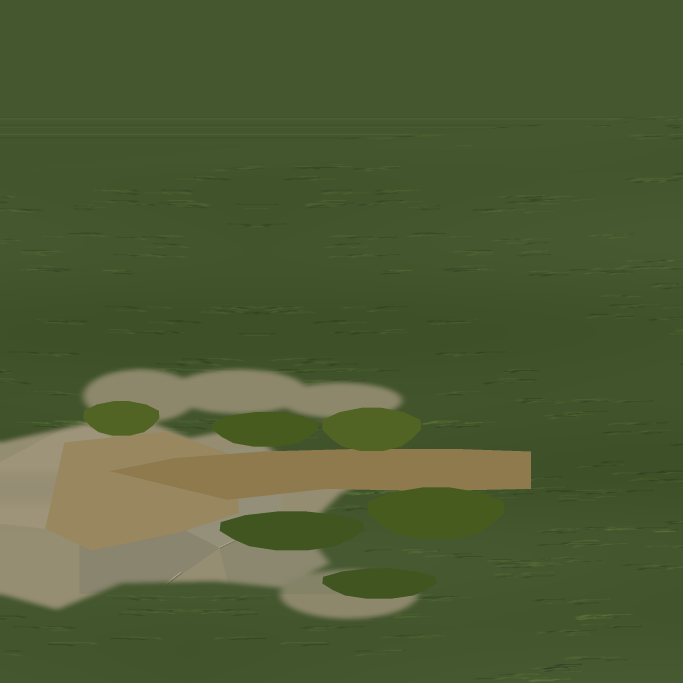
#> input picture assets/layered_island/strict_coast/floor.png, 2048 x 2048 px (shown at 1/3 size)
$ python paint_coast_recovery.py
#> lines starting #> are read from the running program, lines starting #| are printed output that depends on the picture
"""Local registered cape painting; raster artwork only, no geometry."""
from pathlib import Path
import numpy as np
from PIL import Image,ImageDraw,ImageFilter
R=Path(__file__).resolve().parents[1];O=R/'assets/layered_island/coast_recovery';N=2048
src=np.asarray(Image.open(R/'assets/layered_island/strict_coast/floor.png').convert('RGB'),dtype=float)
y,x=np.mgrid[0:N,0:N];wx=-72.5+x/(N-1)*23;wy=35-y/(N-1)*31
sx=np.where(wx<-64,-64+(wx+64)/2.15,wx);ix=np.clip(((sx+68)/18*(src.shape[1]-1)).astype(int),0,src.shape[1]-1);iy=np.clip(((35-wy)/31*(src.shape[0]-1)).astype(int),0,src.shape[0]-1);old=src[iy,ix]
#> after `old = src[iy, ix]`:
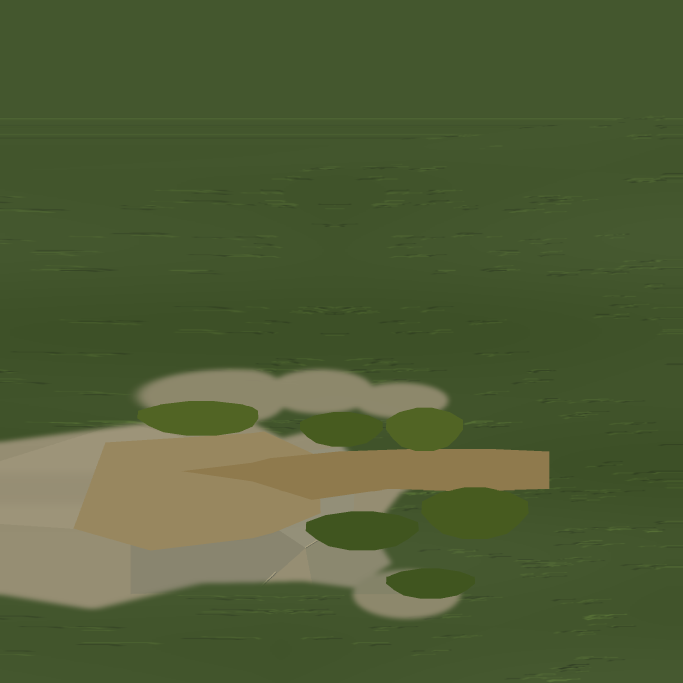
#> old: shape (2048, 2048, 3) float64 (shown at 1/3 size); mean R, G, B 79.5, 93.6, 53.2
def smooth(a,b,v):
 t=np.clip((v-a)/(b-a),0,1);return t*t*(3-2*t)
# Quiet grass around a single used clearing and the real route. The old hard
# polygon fills were only a trial painting and are replaced inside this cape.
camp=np.sqrt(((wx+65.8)/3.25)**2+((wy-13.05)/2.05)**2)
campmask=1-smooth(.80,1.1,camp+.07*np.sin(wx*2.2+wy*1.4))
def line(a,b,w):
 dx=b[0]-a[0];dy=b[1]-a[1];t=np.clip(((wx-a[0])*dx+(wy-a[1])*dy)/(dx*dx+dy*dy),0,1)
 dist=np.sqrt((wx-a[0]-t*dx)**2+(wy-a[1]-t*dy)**2)
 return 1-smooth(w*.8,w*1.3,dist+.06*np.sin(wx*3+wy*2))
path=np.maximum(line((-65.8,13.05),(-60.5,13.4),.82),line((-63.5,12.8),(-63.3,8.6),.85));wear=np.maximum(path,campmask)
grass=np.zeros((N,N,3))+[81,95,52];earth=np.zeros((N,N,3))+[140,138,110]
wide=np.sin(wx*.7+wy*.3)*2.0+np.sin(wy*1.15-wx*.22)*1.4
grass+=wide[...,None]*[.8,1,.55];earth+=wide[...,None]*.8
art=grass*(1-wear[...,None])+earth*wear[...,None]
weight=(1-smooth(-60.0,-57.0,wx))*(1-smooth(16.3,18.1,wy));result=old*(1-weight[...,None])+art*weight[...,None]
#> after `result = old * (1 - weight[..., None]) + art * weight[..., None]`:
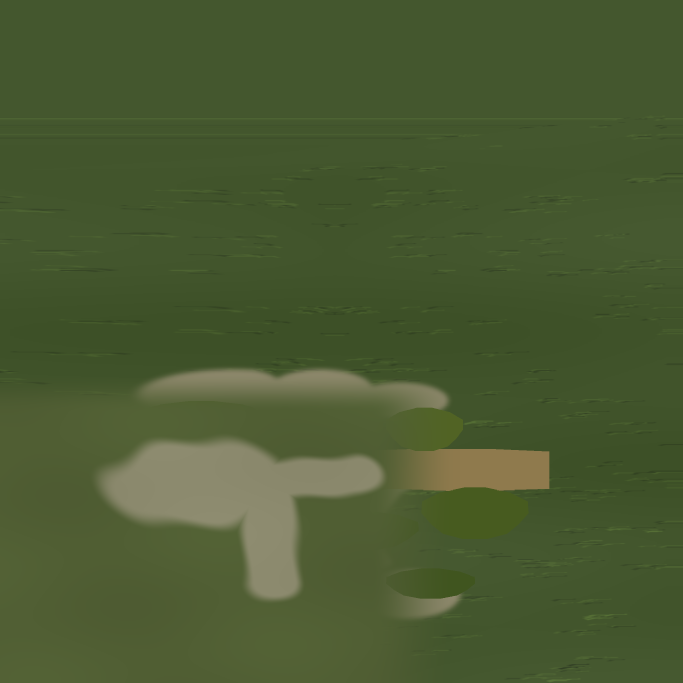
#> result: shape (2048, 2048, 3) float64 (shown at 1/3 size); mean R, G, B 74.5, 90.7, 49.7
Image.fromarray(np.uint8(np.clip(result,0,255))).save(O/'cape_floor.png')
# Large quiet mineral washes on the continuous core. Sparse structural strokes,
# no particle noise, grit blanket, or edge outlines.
w,h=2048,512;im=Image.new('RGB',(w,h),(137,142,124));d=ImageDraw.Draw(im)
#> after `im = Image.new('RGB', (w, h), (137, 142, 124))`:
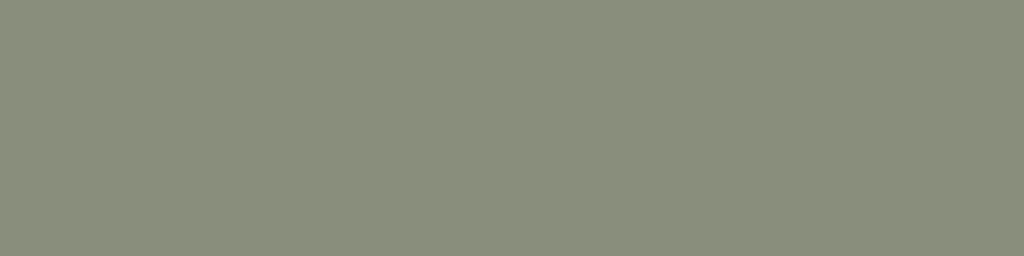
#> im: PIL image 2048x512 RGB (shown at 1/2 size); mean R, G, B 137, 142, 124
for pts,col in [([(0,0),(290,0),(370,512),(0,512)],(130,135,117)),([(290,0),(390,0),(515,512),(370,512)],(145,148,130)),([(860,0),(1040,0),(930,512),(750,512)],(128,134,118)),([(1310,0),(1480,0),(1550,512),(1380,512)],(144,147,130)),([(1760,0),(1840,0),(1740,512),(1640,512)],(131,137,120))]:d.polygon(pts,fill=col)
im=im.filter(ImageFilter.GaussianBlur(8));d=ImageDraw.Draw(im)
for points in [[(310,80),(337,172),(353,209)],[(881,286),(857,366),(850,402)],[(1430,60),(1445,132)],[(1790,215),(1769,290)]]:d.line(points,fill=(109,117,102),width=2)
im.save(O/'core_wash.png')

$ run again, with assets/layered_island/strict_coast/moss.png copied over assets/layered_island/strict_coast/floor.png
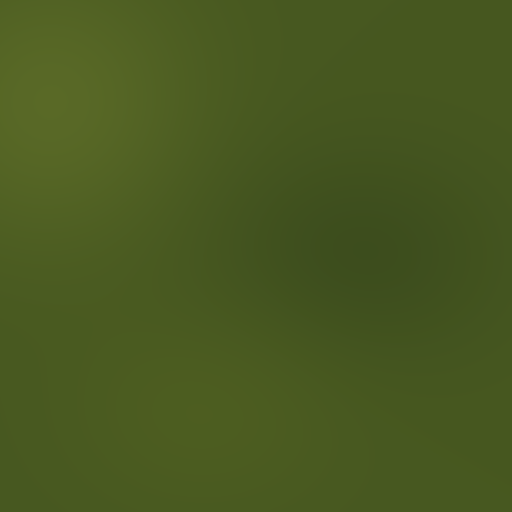
#> input picture assets/layered_island/strict_coast/moss.png, 1024 x 1024 px (shown at 1/2 size)
#> `result = old * (1 - weight[..., None]) + art * weight[..., None]`:
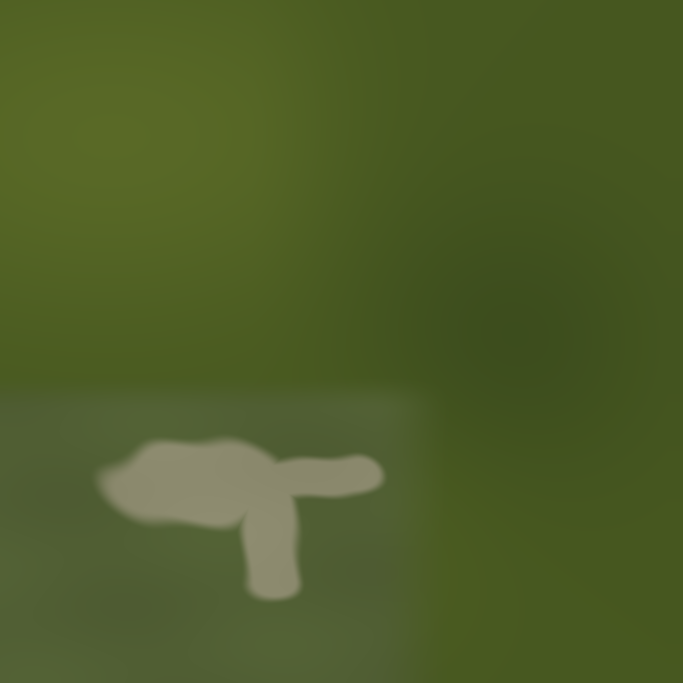
#> result: shape (2048, 2048, 3) float64 (shown at 1/3 size); mean R, G, B 78.1, 93.4, 40.3
